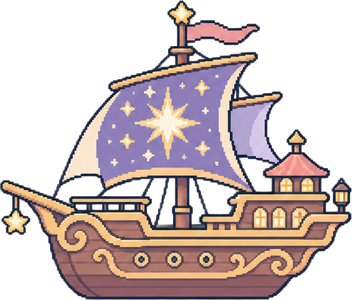
#> input picture assets/game/boat_8.png, 352 x 300 px
$ python -i build_assets.py   (imports and definitions only)
#> lines starting #> are read from the running program, lines starting #| are printed output that depends on the picture; after the words box and inside, x2 and y2 are one past the last pixel; in counts of white or black regions, pixels touching at a corner belong together
#!/usr/bin/env python3
"""GPT 원본(assets/raw/) → 게임용 그림(assets/game/) 변환 도구.

하는 일
  1. 시트 한 장에서 그림들을 자동으로 찾아 낸다 (빈 줄·빈 칸 기준, 위→아래 · 왼쪽→오른쪽 순서).
  2. 여백을 잘라내고 게임 크기에 맞게 줄인다.
  3. assets/game/ 에 저장하고 manifest.json 을 쓴다. 게임은 manifest 에 있는 그림만 임시 그림 대신 쓴다.

쓰는 법
  python3 tools/build_assets.py

배경은 투명이어야 한다. 흰색·마젠타 배경이면 자동으로 지운다(테두리에서 이어진 부분만).
"""
import json
import sys
from pathlib import Path

import numpy as np
from PIL import Image, ImageDraw, ImageFilter

ROOT = Path(__file__).resolve().parent.parent
RAW = ROOT / 'assets' / 'raw'
OUT = ROOT / 'assets' / 'game'

# 시트 정의: 원본 파일명 → 잘라낼 그림 이름(순서대로)과 게임 크기.
#   w / h : 게임 좌표 크기. 하나만 적으면 비율을 유지한다.
#   upscale=True : 게임에서 원본보다 크게 그리는 그림(물고기). 원본 해상도를 유지하고 도트를 또렷하게 둔다.
FISH = dict(w=256, upscale=True)
CREATURES = ['mackerel', 'anchovy', 'bream', 'flounder', 'puffer', 'filefish', 'butterfly', 'goby', 'flying', 'seahorse', 'shrimp', 'crab', 'squid', 'octopus', 'jellyfish', 'starfish', 'tuna', 'shark', 'manta', 'eel', 'marlin', 'sawshark', 'sunfish', 'sturgeon', 'whale', 'dolphin', 'angler', 'coelacanth', 'giant_squid', 'giant_octopus', 'turtle', 'oarfish', 'seal', 'walrus', 'manatee', 'narwhal', 'sea_snake', 'crocodile', 'plesiosaur', 'ammonite']
SHEETS = {
    **{f'fish_{n}': [dict(name=f'fish_{n}' + ('' if r == 1 else f'_c{r}') + s, **FISH)
                     for r in range(1, 5) for s in ['', '_s']] for n in CREATURES},
    'boat_a': [dict(name=f'boat_{i + 1}', w=w) for i, w in enumerate([32, 40, 48, 56])],
    'boat_b': [dict(name=f'boat_{i + 5}', w=w) for i, w in enumerate([64, 72, 80, 88])],
    'char_body': [dict(name=f'body_{i + 1}', h=40) for i in range(8)],
    # 생물 하나당 한 장: 4행(색) × 2열(평소·놀람). 1행 = 기본 이름, 2~4행 = _c2~_c4, 놀람 = _s
    'shadow': [dict(name='shadow', w=256, upscale=True)],   # 여러 개가 와도 첫 번째만 쓴다
    'char_head': [dict(name='head', h=28)] + [dict(name=f'hat_{i + 1}', w=36) for i in range(8)] + [dict(name='char_sea', h=6)],
    **{f'fantasy_{i:02d}': [dict(name=f'fantasy_{i:02d}', w=384, upscale=True), dict(name=f'fantasy_{i:02d}_s', w=384, upscale=True)]
       for i in range(1, 41)},
    'rod': [dict(name=f'rod_{i + 1}', w=36) for i in range(8)],
    'float': [dict(name=f'float_{i + 1}', h=12) for i in range(8)],
    # ── 배경 (whole: 그림 전체를 한 장으로, opaque: 배경을 지우지 않음) ──
    **{f'bg_region{i}': [dict(name=f'bg_region{i}', w=640, whole=True)] for i in range(1, 9)},
    'bg_sky': [dict(name='bg_sky', w=640, whole=True, opaque=True)],
    'bg_sea': [dict(name='bg_sea', w=640, whole=True, opaque=True)],
    'map_bg': [dict(name='map_bg', w=640, whole=True, opaque=True)],
    'harbor_bg': [dict(name='harbor_bg', w=640, whole=True, opaque=True)],
    'bg_cloud': [dict(name=f'cloud_{i + 1}', w=64, grid=(2, 3)) for i in range(6)],
    'bg_wave': [dict(name=f'wave_{i + 1}', w=64, grid=(3, 1)) for i in range(3)],
    # ── 물고기 장식 ──
    'fish_pattern': [dict(name=f'pattern_{i + 1}', w=64, grid=(2, 3)) for i in range(6)],
    'fish_parts': [dict(name=f'part_{i + 1}', w=32, grid=(4, 4)) for i in range(16)],
    # ── 이펙트·상자 ──
    'fx_small': [dict(name=f'fx_{n}', w=16, grid=(4, 4)) for n in
                 ['drop', 'splash', 'ring', 'foam', 'rain', 'snow', 'fog', 'bolt',
                  'sparkle', 'dot', 'bang', 'sweat', 'tear', 'note', 'heart', 'ash']],
    'fx_big': [dict(name='fx_column', w=96, grid=(1, 2)), dict(name='fx_crown', w=96, grid=(1, 2))],
    'chest': [dict(name='chest_closed', w=40, grid=(1, 2)), dict(name='chest_open', w=40, grid=(1, 2))],
    # ── 지도·항구 ──
    'map_node': [dict(name=f'map_node_{i + 1}', w=32, grid=(2, 4)) for i in range(8)],
    'shop_a': [dict(name=n, w=72, grid=(1, 3)) for n in ['shop_shipyard', 'shop_tackle', 'shop_bait']],
    'shop_b': [dict(name=n, w=72, grid=(1, 3)) for n in ['shop_clothes', 'shop_market', 'shop_guild']],
    'npc': [dict(name=f'npc_{i + 1}', h=24, grid=(1, 6)) for i in range(6)],
    # ── UI ──
    'ui_frame': [dict(name=n, w=48, grid=(2, 4)) for n in
                 ['ui_panel', 'ui_button', 'ui_gauge', 'ui_ribbon', 'ui_badge_star', 'ui_badge_diamond', 'ui_medal', 'ui_frame']],
    'ui_icon': [dict(name=f'icon_{n}', w=16, grid=(4, 8)) for n in
                ['gold', 'crate', 'bait', 'book', 'bag', 'gear', 'anchor', 'map',
                 'upgrade', 'close', 'arrow', 'lock', 'sound_on', 'sound_off', 'gem', 'star',
                 'dawn', 'day', 'dusk', 'night', 'clear', 'rain', 'storm', 'fog',
                 'snow', 'auto_cast', 'auto_sell', 'auto_hook', 'auto_fight', 'check', 'question', 'crown']],
    'item_icon': [dict(name=f'item_{i + 1}', w=24, grid=(3, 8)) for i in range(24)],
    'web_icon': [dict(name=f'web_icon_{i + 1}', w=24, grid=(3, 6)) for i in range(18)],
    'fx_rays': [dict(name='fx_rays', w=256, upscale=True)],
    'fx_stamp': [dict(name='fx_stamp', w=48)],
    # ── 옆모습 바다·큰 물 효과 (원본 해상도 유지) ──
    **{f'sea_wave_{k}': [dict(name=f'sea_wave_{k}', w=640, whole=True, upscale=True)] for k in ['back', 'mid', 'front']},
    'bg_sky2': [dict(name='bg_sky2', w=640, whole=True, opaque=True, upscale=True)],
    'bg_cloud2': [dict(name=f'cloud2_{i + 1}', w=160, grid=(2, 3), upscale=True) for i in range(6)],
    'fx_burst': [dict(name='fx_burst', w=256, whole=True, upscale=True)],
    'fx_wall': [dict(name='fx_wall', w=512, whole=True, upscale=True)],
    'fx_spray': [dict(name=f'fx_spray_{i + 1}', w=128, grid=(2, 2), upscale=True) for i in range(4)],
    'fx_drips': [dict(name=f'fx_drip_{i + 1}', w=64, grid=(1, 3), upscale=True) for i in range(3)],
    'fx_drops': [dict(name=f'fx_drop2_{i + 1}', w=24, grid=(2, 4)) for i in range(8)],
    # ── 목표 화면(assets/concept) 재현용 레이어. 전부 원본 해상도 유지 ──
    'c_sky': [dict(name='c_sky', w=640, whole=True, opaque=True, upscale=True)],
    'c_sea': [dict(name='c_sea', w=640, whole=True, opaque=True, upscale=True)],
    'c_farsea': [dict(name='c_farsea', w=640, whole=True, soft=True, upscale=True)],
    'c_wave': [dict(name='c_wave', w=640, whole=True, soft=True, upscale=True, fade=(0.3, 0.8))],
    'c_wave_rough': [dict(name='c_wave_rough', w=640, whole=True, soft=True, upscale=True, fade=(0.5, 0.78))],
    'c_boat': [dict(name=f'c_boat_{i + 1}', w=36, grid=(1, 3), upscale=True) for i in range(3)],
    'c_rod': [dict(name='c_rod', w=44, upscale=True)],
    'c_float': [dict(name='c_float', h=24, upscale=True)],
    'c_shadow': [dict(name='c_shadow', w=256, soft=True, upscale=True, silhouette=True)],
    'c_bubbles': [dict(name=f'c_bubbles_{i + 1}', w=64, grid=(2, 2), upscale=True) for i in range(4)],
    'c_thrash': [dict(name='c_thrash', w=200, soft=True, upscale=True)],
    'c_bowspray': [dict(name=f'c_bowspray_{i + 1}', w=40, grid=(1, 2), upscale=True) for i in range(2)],
    'c_erupt': [dict(name='c_erupt', w=320, soft=True, upscale=True)],
    'c_spray': [dict(name=f'c_spray_{i + 1}', w=96, grid=(2, 2), upscale=True) for i in range(4)],
    'c_rays': [dict(name='c_rays', w=256, soft=True, upscale=True)],
    'c_shafts': [dict(name='c_shafts', w=320, soft=True, upscale=True)],
    'c_whale_leap': [dict(name='c_whale_leap', w=300, upscale=True)],
    'c_whale_fall': [dict(name='c_whale_fall', w=300, upscale=True)],
    # ── 움직임용 자세 그림 ──
    'c_shadow_swim': [dict(name=f'c_shadow_swim_{i + 1}', w=256, grid=(1, 4), soft=True, upscale=True, silhouette=True) for i in range(4)],
    'c_shadow_turn': [dict(name=f'c_shadow_turn_{i + 1}', w=256, grid=(1, 3), soft=True, upscale=True, silhouette=True) for i in range(3)],
    'c_shadow_act': [dict(name=f'c_shadow_{n}', w=256, grid=(1, 3), soft=True, upscale=True, silhouette=True) for n in ['thrash', 'dive', 'surge']],
    'c_bulge': [dict(name=f'c_bulge_{i + 1}', w=256, grid=(1, 2), soft=True, upscale=True, fade=(0.55, 0.92), fade_x=0.14) for i in range(2)],
    'c_whale_rise': [dict(name=f'c_whale_rise_{i + 1}', w=300, grid=(1, 2), upscale=True) for i in range(2)],
    'web_node': [dict(name=f'web_node_{i + 1}', w=48, grid=(3, 4)) for i in range(12)],
}

GRID = {8: (4, 2), 2: (2, 1)}   # 자동 분리가 안 될 때 쓰는 격자 (생물 시트, 환상종)
OVERSAMPLE = 4      # 줄이는 그림은 게임 크기의 4배로 저장 (화면 확대 배율까지 선명하게)
ALPHA_MIN = 40      # 이보다 흐린 점은 배경으로 본다
MIN_GAP = 6         # 그림 사이로 인정하는 최소 빈 줄 수
MIN_SIZE = 12       # 이보다 작은 조각은 잡티로 보고 버린다


def load(path, opaque=False, soft=False):
#> called with path = '../assets/game/boat_8.png', opaque = False, soft = False
    im = Image.open(path).convert('RGBA')
#> im is the input picture: PIL image 352x300 RGBA; mean R, G, B, A 82.3, 67.9, 68.1, 127.1
    a = np.array(im)
    if opaque:
        a[..., 3] = 255
        return a
    if (a[..., 3] < 250).mean() < 0.02:          # 투명 배경이 아님 → 테두리에서 이어진 흰색/마젠타를 지운다
        rgb = im.convert('RGB')
        for corner in [(0, 0), (im.width - 1, 0), (0, im.height - 1), (im.width - 1, im.height - 1)]:
            ImageDraw.floodfill(rgb, corner, (1, 254, 2), thresh=40)
        key = np.all(np.array(rgb) == (1, 254, 2), axis=-1)
        a[key, 3] = 0
        alpha = Image.fromarray(a[..., 3]).filter(ImageFilter.MinFilter(3))   # 가장자리 흰 테 제거
        a[..., 3] = np.array(alpha)
    if not soft:                     # soft: 가장자리가 번지는 그림(그림자·빛·물안개)은 희미한 부분도 살린다
        a[a[..., 3] < ALPHA_MIN] = 0     # 배경 제거 후 남은 희미한 잡티 제거
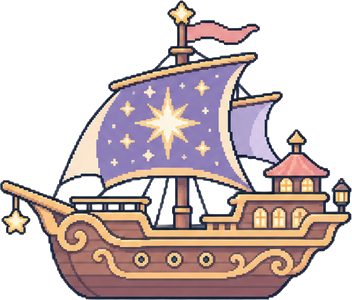
#> a: shape (300, 352, 4); 3.12% of pixels changed, all inside (x1, y1, x2, y2) = (0, 0, 352, 300); transparent parts drawn white
    return a


# [130 lines left out: functions runs, find_sprites, split_grid, build, not called in this run]


# 임시 도트 생물: GPT 의 도트 생물 그림(d_*)이 오기 전까지, 기존 생물 그림을 거칠게 줄여서 쓴다.
# 진짜 그림이 들어오면 creatures.js 의 목록에서 빠진다.
TEMP_DOTS = ['shark', 'puffer', 'octopus', 'turtle', 'whale', 'crab']

# [48 lines left out: functions temp_dots, align_swim, not called in this run]


# [2 lines not run here, left out]

>>> result = load('../assets/game/boat_8.png')

$ run again, on assets/game/c_plop_3.webp
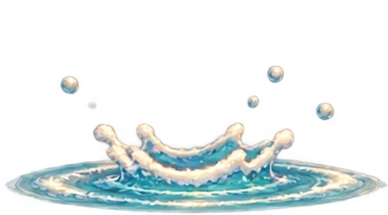
#> input picture assets/game/c_plop_3.webp, 388 x 215 px
#> in load, im is the input picture: PIL image 388x215 RGBA; mean R, G, B, A 68.8, 79.7, 79.1, 60
#> in load, `a[a[..., 3] < ALPHA_MIN] = 0`:
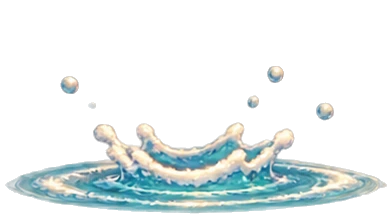
#> a: shape (215, 388, 4); 17.8% of pixels changed, all inside (x1, y1, x2, y2) = (0, 0, 388, 215); transparent parts drawn white
